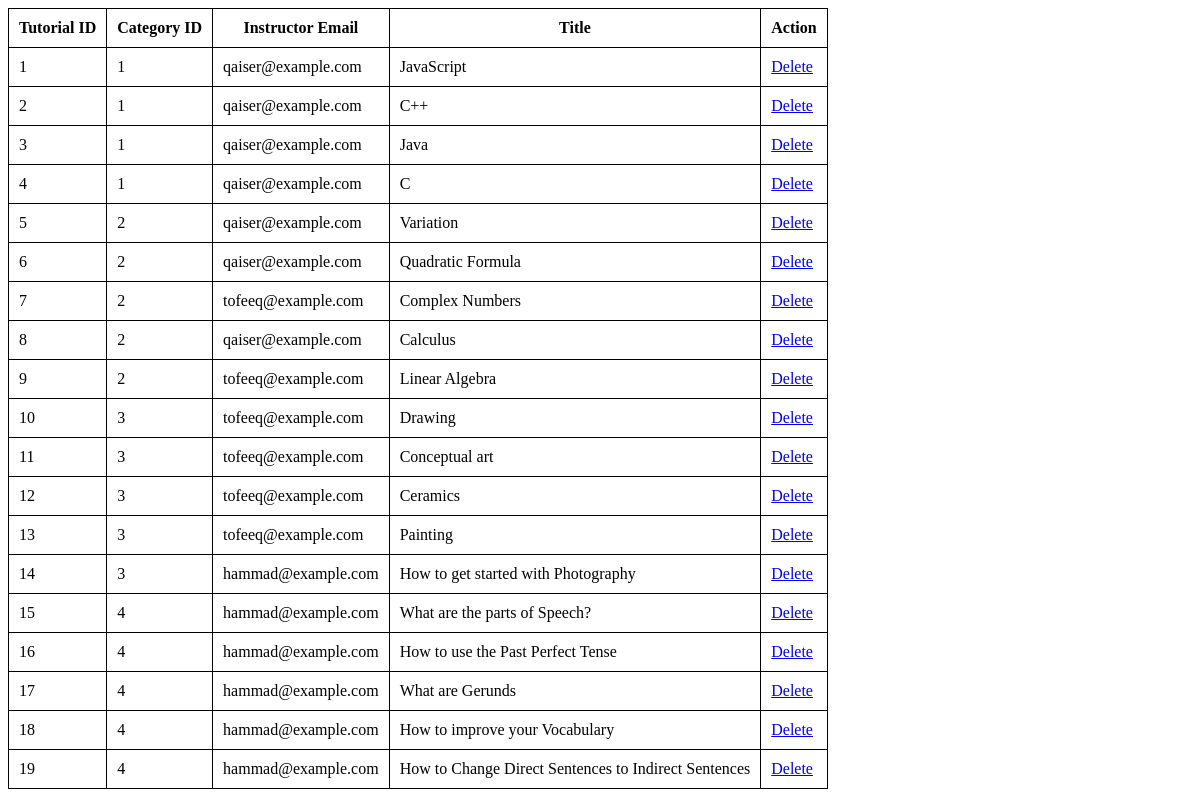
The page /Views/tutorialTable.php (signed in) on the database as committed earlier.
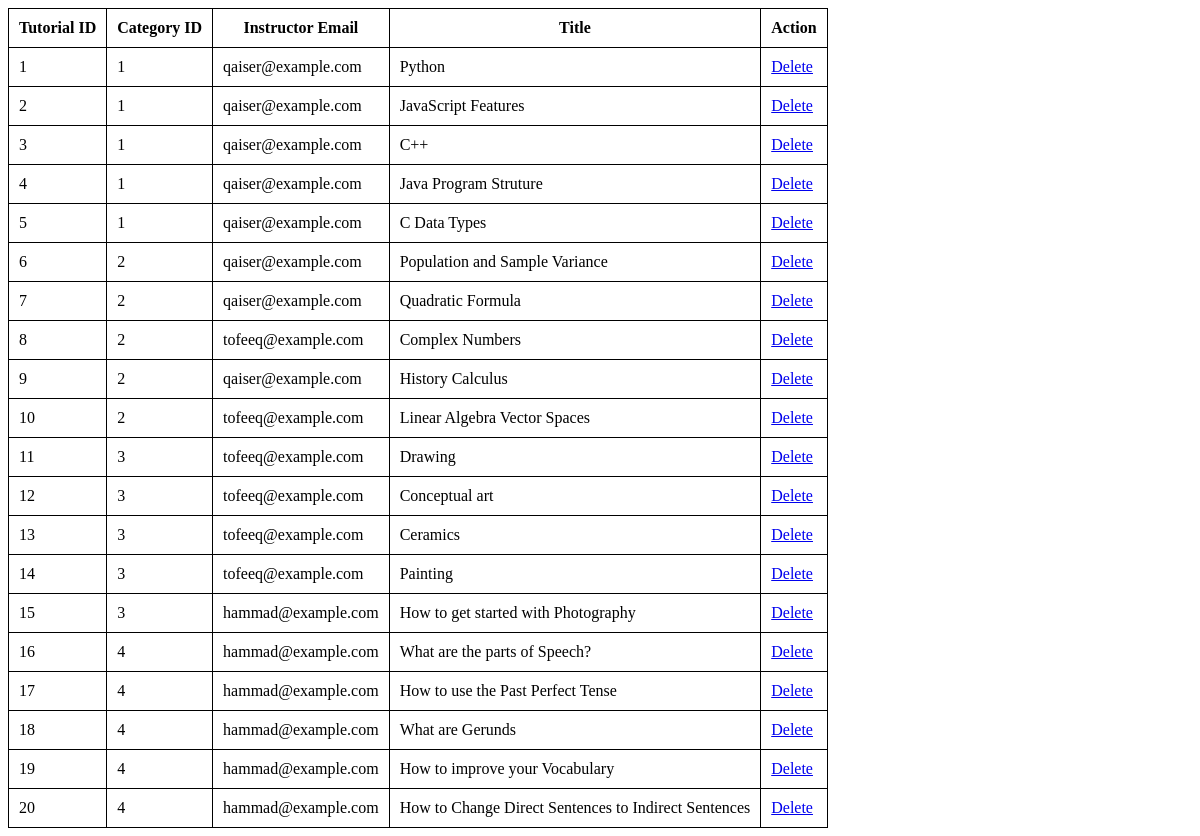
The same page on the database as committed later.
### tables this page shows
CREATE TABLE `tutorial` ( `id` INT NOT NULL AUTO_INCREMENT , `category_id` INT NOT NULL , `instructor` VARCHAR(100) NOT NULL , `title` VARCHAR(100) NOT NULL , `description` VARCHAR(1000) NOT NULL , `video` VARCHAR(100) NULL , PRIMARY KEY (`id`));

### Models/TutorialModel.php (called while the page is built, shortened)
<?php
	require_once "DBconfig.php";
	function getTutorialTable(){
		global $database_connection;
		$sql_query         = "SELECT * FROM tutorial";
		$sql_query_execute = mysqli_query($database_connection, $sql_query);
		return $sql_query_execute;
	}
?>

### Views/tutorialTable.php (the view, shortened to what this page needs)
<?php
    require_once "../Models/TutorialModel.php";
    $tutorial_table = getTutorialTable();
?>
<!DOCTYPE html>
<html>
<head>
</head>
<body>
	<table>
		<tr>
			<th>Tutorial ID</th>
			<th>Category ID</th>
			<th>Instructor Email</th>
			<th>Title</th>
			<th>Action</th>
		</tr>
		<?php while($row = mysqli_fetch_assoc($tutorial_table)){ ?>
		<tr>
			<td><?php echo $row["id"] ?></td>
			<td><?php echo $row["category_id"] ?></td>
			<td><?php echo $row["instructor"] ?></td>
			<td><?php echo $row["title"] ?></td>
			<td><a href='../Controllers/DeleteController.php?table=tutorial&id=<?php echo $row["id"] ?>'>Delete</a></td>
		</tr>
		<?php } ?>
	</table>
</body>
</html>

### Views/tutorialTable.php (style rules this page uses)
table, td, th { border: 1px solid black; border-collapse: collapse; padding: 10px; }

Rows that differ between the two databases and show on the page:
changed tutorial id 1: title "JavaScript" → "Python"
changed tutorial id 2: title "C++" → "JavaScript Features"
changed tutorial id 3: title "Java" → "C++"
changed tutorial id 4: title "C" → "Java Program Struture"
changed tutorial id 5: category "2" → "1"; title "Variation" → "C Data Types"
changed tutorial id 6: title "Quadratic Formula" → "Population and Sample Variance"
changed tutorial id 7: instructor "tofeeq@example.com" → "qaiser@example.com"; title "Complex Numbers" → "Quadratic Formula"
changed tutorial id 8: instructor "qaiser@example.com" → "tofeeq@example.com"; title "Calculus" → "Complex Numbers"
changed tutorial id 9: instructor "tofeeq@example.com" → "qaiser@example.com"; title "Linear Algebra" → "History Calculus"
changed tutorial id 10: category "3" → "2"; title "Drawing" → "Linear Algebra Vector Spaces"
changed tutorial id 11: title "Conceptual art" → "Drawing"
changed tutorial id 12: title "Ceramics" → "Conceptual art"
changed tutorial id 13: title "Painting" → "Ceramics"
changed tutorial id 14: instructor "hammad@example.com" → "tofeeq@example.com"; title "How to get started with Photography" → "Painting"
changed tutorial id 15: category "4" → "3"; title "What are the parts of Speech?" → "How to get started with Photography"
changed tutorial id 16: title "How to use the Past Perfect Tense" → "What are the parts of Speech?"
changed tutorial id 17: title "What are Gerunds" → "How to use the Past Perfect Tense"
changed tutorial id 18: title "How to improve your Vocabulary" → "What are Gerunds"
changed tutorial id 19: title "How to Change Direct Sentences to Indirect Sentences" → "How to improve your Vocabulary"
added tutorial: id "20", category "4", instructor "hammad@example.com", title "How to Change Direct Sentences to Indirect Sentences"
